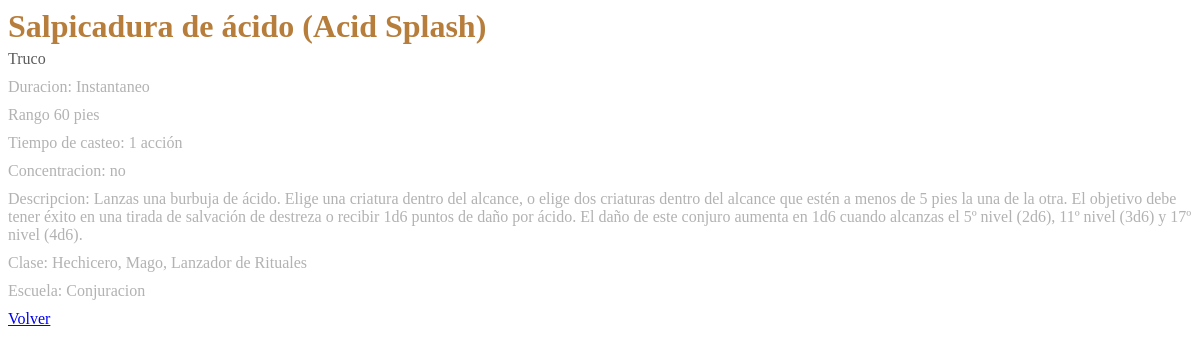
The app's page /sections/spell.php?id_spell=1&prevPath=allSpells.php with its own data.
### tables this page shows
CREATE TABLE `conjuros` (
  `id_spell` int(4) NOT NULL,
  `name` varchar(255) NOT NULL,
  `descr` text NOT NULL,
  `duracion` varchar(255) NOT NULL,
  `concentracion` varchar(255) NOT NULL,
  `casteo` varchar(255) NOT NULL,
  `level` varchar(255) NOT NULL,
  `rango` varchar(255) NOT NULL,
  `clases` varchar(500) NOT NULL,
  `escuela` varchar(255) NOT NULL
);

### classes/DbConnector.php (called while the page is built, shortened)
<?php
class DbConector {
    private $db = "";
    private static $instance;
    public static function singleton()
    {
        if (!isset(self::$instance)) {
            self::$instance = new self();
        }
        return self::$instance;
    }
    private function __construct() {
        $this->db = new PDO($this::DB_DATA, $this::USERNAME, $this::PASSWD);
    }
    public function getSpells($ids, $diffOrder = null) {
        try {
            if ($ids != null) {
                if ($diffOrder == null) {
                    $consulta = $this->db->prepare("SELECT * FROM conjuros where id_spell in ($ids) ORDER BY `conjuros`.`level` ASC");
                }
            } else {
                return [];
            }
            $results = $consulta->execute();
            $data = $consulta->fetchAll();
            return $data;
        } catch (PDOException $e) {
            echo $e->getMessage();
        }
    }
}

### sections/spell.php (the view)
<?php
require_once("../classes/DbConnector.php");
$db = DbConector::singleton();
$spellId = $_GET["id_spell"];
$spellData = $db->getSpells($spellId)[0];
$prevPath = $_GET["prevPath"];
if (strpos($prevPath, "--") != -1) {
    $prevPath = str_replace("--", "&", $prevPath);
}
?>
<link rel="stylesheet" href="../styles/spell.css">
<div id="spellDiv">
    <h1><?=$spellData["name"]?></h1>
    <span id="spellSubTitle"><?=$spellData["level"]?></span>
    <p class="spellInfo">Duracion: <?=$spellData["duracion"]?></p>
    <p class="spellInfo">Rango <?=$spellData["rango"]?></p>
    <p class="spellInfo">Tiempo de casteo: <?=$spellData["casteo"]?></p>
    <p class="spellInfo">Concentracion: <?=$spellData["concentracion"]?></p>
    <p class="spellInfo">Descripcion: <?=$spellData["descr"]?></p>
    <p class="spellInfo">Clase: <?=$spellData["clases"]?></p>
    <p class="spellInfo">Escuela: <?=$spellData["escuela"]?></p>
    <a href="<?=$prevPath?>">Volver</a>
</div>

### styles/spell.css (style rules this page uses)
#spellDiv h1 { margin-top: 0; margin-bottom: 5px; }
#spellDiv h1, #spellDiv h2, #spellDiv h3 { color: #b77d3b; }
#spellSubTitle { color: #5b5b5b; display: block; }
.spellInfo { color: #b2b2b2; margin: 10px 0; display: block; }

### records on screen
conjuros: name "Salpicadura de ácido (Acid Splash)", level "Truco", duracion "Instantaneo", rango "60 pies", casteo "1 acción", concentracion "no", descr "Lanzas una burbuja de ácido. Elige una criatura dentro del alcance, o elige dos criaturas dentro del alcance que estén a menos de 5 pies la una de la otra. El objetivo debe tener éxito en una tirada de salvación de destreza o recibir 1d6 puntos de daño por ácido. El daño de este conjuro aumenta en 1d6 cuando alcanzas el 5º nivel (2d6), 11º nivel (3d6) y 17º nivel (4d6).", clases "Hechicero, Mago, Lanzador de Rituales", escuela "Conjuracion"
